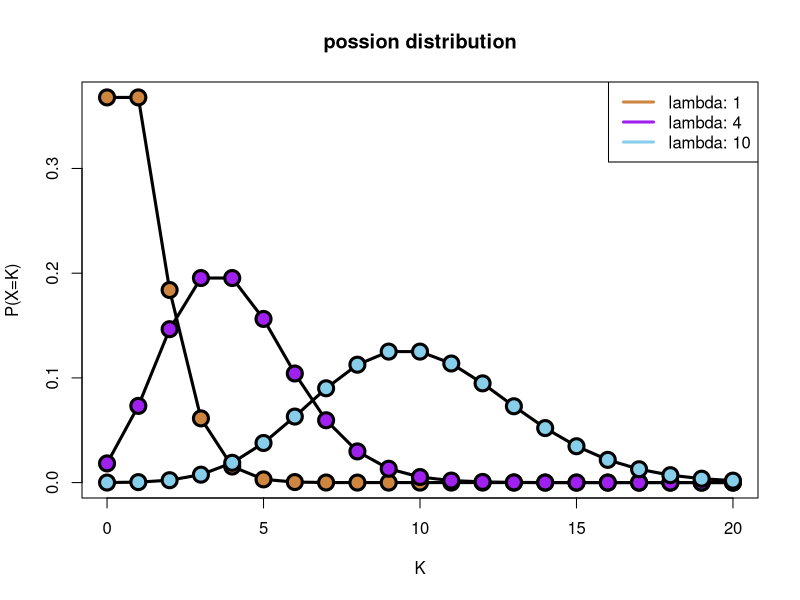

Reproduce this figure in R.
## ----echo=F--------------------------------------------------------------
x=seq(0,20,by = 1)
y1=dpois(x,1)
y2=dpois(x,4)
y3=dpois(x,10)

plot(x,y1,type="o",lwd=3,col="black",pch=21,bg='peru',xlab='K',ylab='P(X=K)',main='possion distribution',cex=2)
lines(x,y2,type="o",lwd=3,col="black",pch=21,bg='purple',cex=2)
lines(x,y3,type="o",lwd=3,col="black",pch=21,bg='skyblue',cex=2)
legend("topright",legend=paste("lambda:",c(1,4,10)),lwd=3,col=c("peru", "purple","skyblue"),pt.bg = 'white')

## ----eval=F--------------------------------------------------------------
## 3^0*exp(-3)/factorial(0)
## 3^1*exp(-3)/factorial(1)
## 3^2*exp(-3)/factorial(2)
## dpois(0:2,3)
## sum(dpois(0:2,3))
## ppois(2,3)

